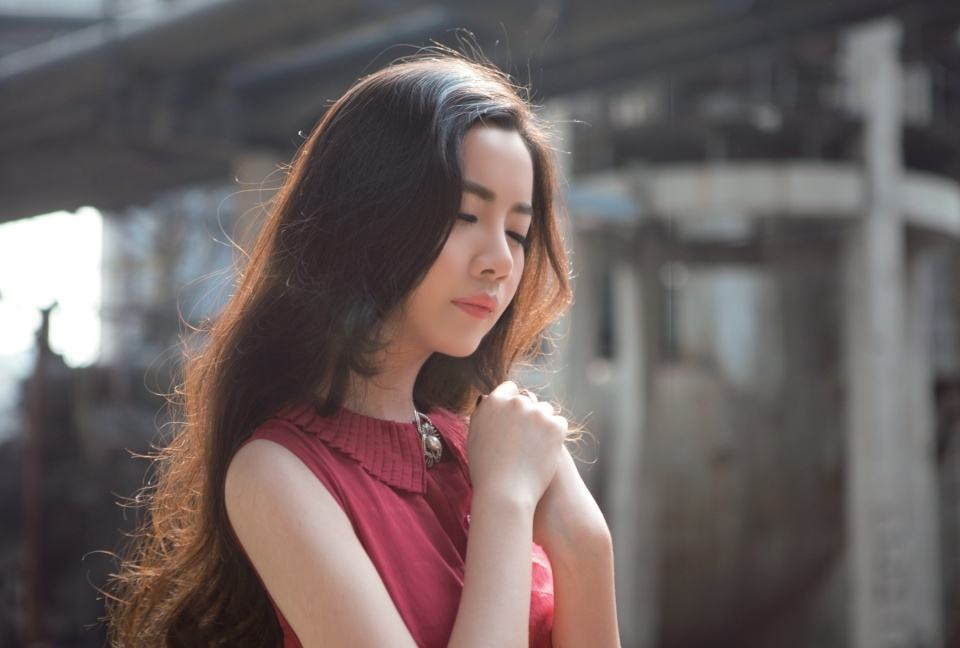
#> input picture yellow_role_detect/bg_pic/1.jpg, 960 x 648 px
$ python test02.py
#> lines starting #> are read from the running program, lines starting #| are printed output that depends on the picture
from PIL import Image,ImageDraw

img = Image.open("bg_pic/1.jpg")
#> img is the input picture: PIL image 960x648 RGB; mean R, G, B 108.6, 97.1, 96
draw = ImageDraw.Draw(img)
draw.rectangle((447,172,536,359),outline="red",width=2)
img.show()
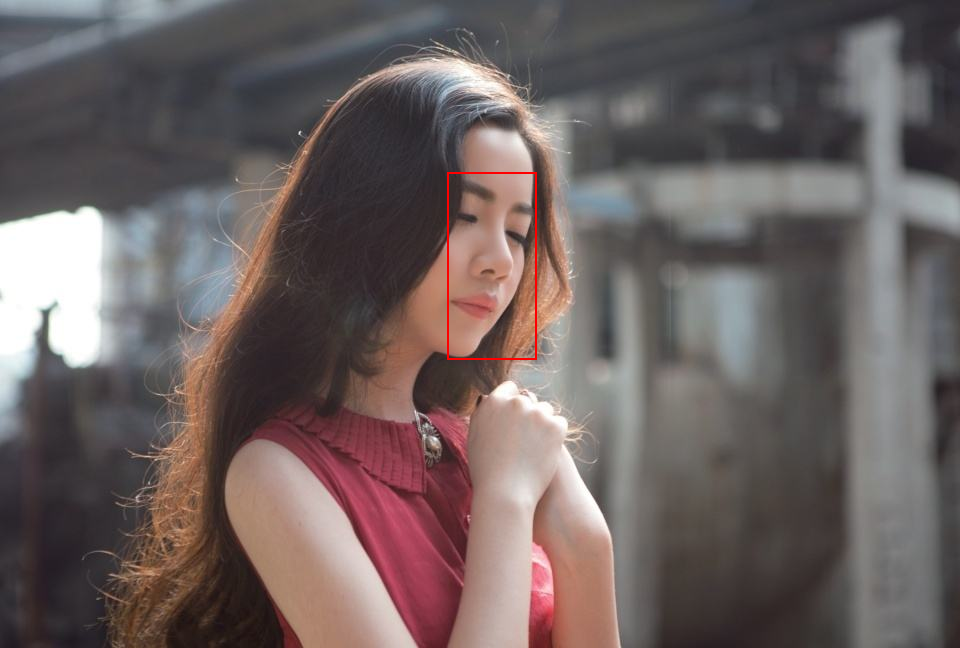
#> shown: PIL image 960x648 RGB; mean R, G, B 108.9, 96.9, 95.9

$ run again, with yellow_role_detect/bg_pic/2.jpg copied over yellow_role_detect/bg_pic/1.jpg
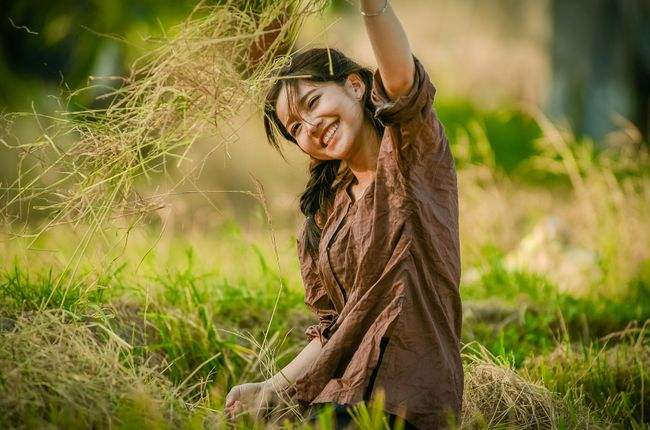
#> input picture yellow_role_detect/bg_pic/2.jpg, 650 x 430 px
#> img is the input picture: PIL image 650x430 RGB; mean R, G, B 130.9, 119.5, 56
#> `img.show()`:
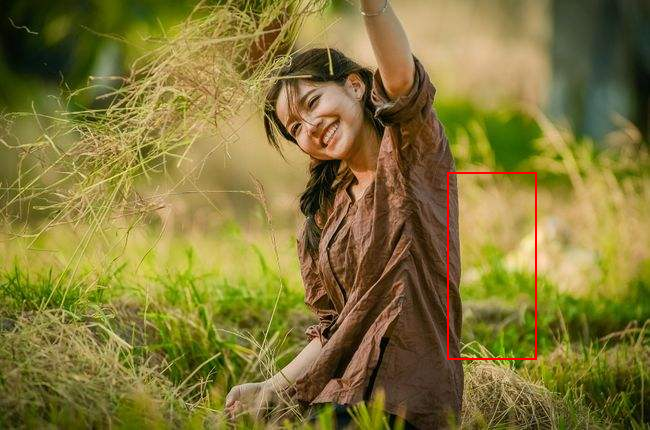
#> shown: PIL image 650x430 RGB; mean R, G, B 131.4, 119.1, 55.8

$ run again, with yellow_role_detect/bg_pic/4.jpg copied over yellow_role_detect/bg_pic/1.jpg
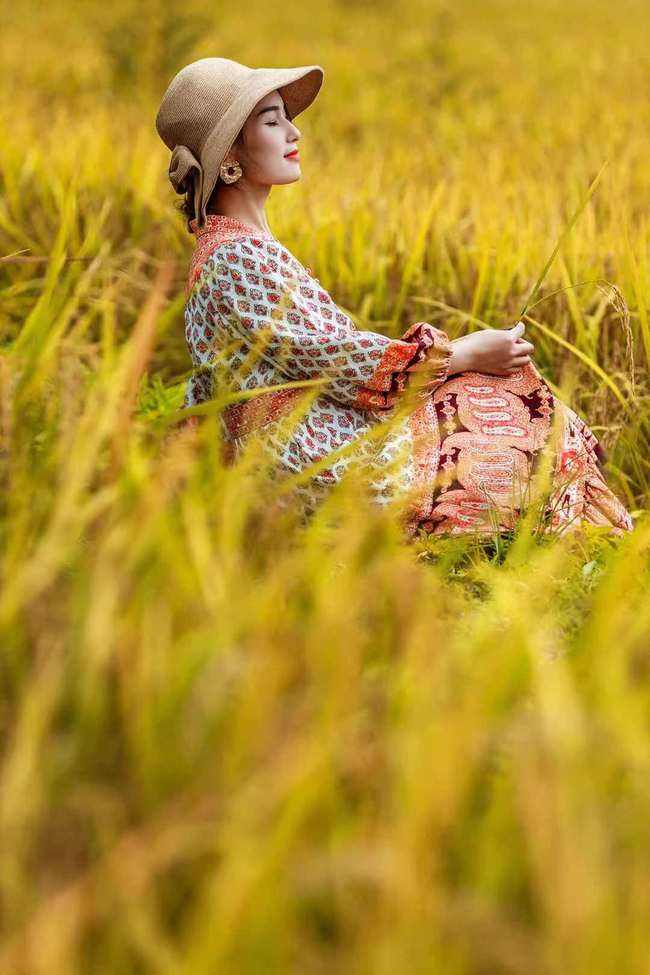
#> input picture yellow_role_detect/bg_pic/4.jpg, 650 x 975 px
#> img is the input picture: PIL image 650x975 RGB; mean R, G, B 180.2, 144.5, 43.3
#> `img.show()`:
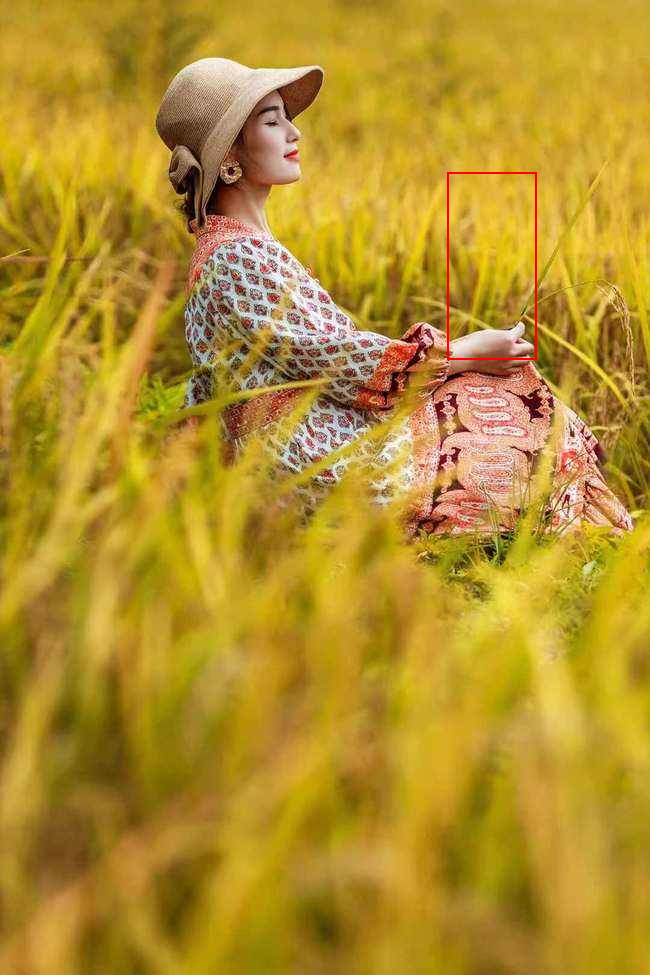
#> shown: PIL image 650x975 RGB; mean R, G, B 180.3, 144.2, 43.2
